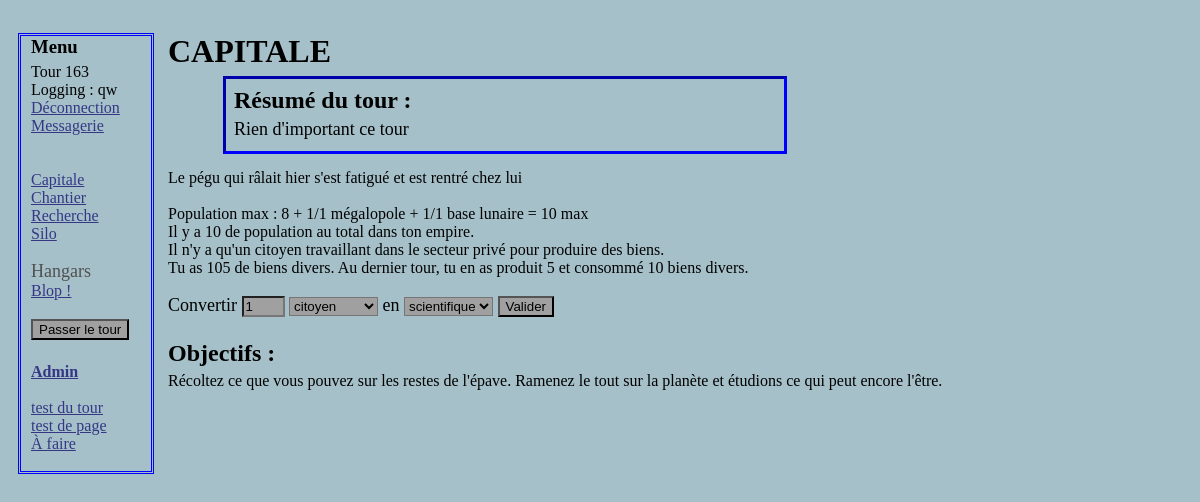
/capitale.php (signed in), run on the app's committed database.
### tables this page shows
CREATE TABLE IF NOT EXISTS `tour` (
  `id` int(11) NOT NULL AUTO_INCREMENT,
  `datetour` datetime NOT NULL DEFAULT CURRENT_TIMESTAMP,
  `resume` text,
  PRIMARY KEY (`id`)
);

CREATE TABLE IF NOT EXISTS `vaisseau` (
  `idvaisseau` int(11) NOT NULL AUTO_INCREMENT,
  `idjoueurbat` int(11) NOT NULL,
  `typevaisseau` int(11) NOT NULL,
  `univers` int(11) NOT NULL DEFAULT '0',
  `x` int(11) NOT NULL DEFAULT '0',
  `y` int(11) DEFAULT '0',
  `nomvaisseau` varchar(32) NOT NULL DEFAULT 'Vaisseau',
  `vitesse` int(11) NOT NULL DEFAULT '1',
  `capacitedesoute` int(11) NOT NULL DEFAULT '1',
  `capaciteminage` int(11) NOT NULL DEFAULT '1',
  `HPmaxvaisseau` int(11) NOT NULL DEFAULT '3',
  `HPvaisseau` int(11) NOT NULL DEFAULT '3',
  PRIMARY KEY (`idvaisseau`)
);

CREATE TABLE IF NOT EXISTS `choixevents` (
  `idchoix` int(11) NOT NULL AUTO_INCREMENT,
  `idjoueurevent` int(11) NOT NULL,
  `texteevent` text NOT NULL,
  `eventsuite1` int(11) DEFAULT NULL,
  `textechoix1` varchar(128) DEFAULT NULL,
  `eventsuite2` int(11) DEFAULT NULL,
  `textechoix2` varchar(128) DEFAULT NULL,
  `eventsuite3` int(11) DEFAULT NULL,
  `textechoix3` varchar(128) DEFAULT NULL,
  PRIMARY KEY (`idchoix`)
);

CREATE TABLE IF NOT EXISTS `limitesjoueurs` (
  `id` int(11) NOT NULL,
  `maxchantier` int(11) NOT NULL DEFAULT '0',
  `maxcentrederecherche` int(11) NOT NULL DEFAULT '1',
  `popmax` int(11) NOT NULL DEFAULT '5',
  `scientmax` int(11) NOT NULL DEFAULT '1',
  `ouvriermax` int(11) NOT NULL DEFAULT '1',
  `maxentrepot` int(11) NOT NULL DEFAULT '0',
  `maxbaselunaire` int(11) NOT NULL DEFAULT '0',
  `maxmegalopole` int(11) NOT NULL DEFAULT '1',
  PRIMARY KEY (`id`)
);

CREATE TABLE IF NOT EXISTS `utilisateurs` (
  `id` int(11) NOT NULL AUTO_INCREMENT,
  `pseudo` varchar(32) NOT NULL,
  `motdepasse` varchar(1024) NOT NULL,
  `dateinscription` date DEFAULT NULL,
  `biens` int(11) NOT NULL DEFAULT '200',
  `titane` int(11) NOT NULL DEFAULT '0',
  `idevent` int(11) NOT NULL DEFAULT '0',
  `ideventsuivant` int(11) NOT NULL DEFAULT '0',
  `lvl` int(11) NOT NULL DEFAULT '0',
  PRIMARY KEY (`id`)
);

CREATE TABLE IF NOT EXISTS `variationstour` (
  `idtable` int(11) NOT NULL AUTO_INCREMENT,
  `idjoueur` int(11) NOT NULL,
  `prodbiens` int(11) NOT NULL DEFAULT '0',
  `chantier` int(11) NOT NULL DEFAULT '0',
  `recherche` int(11) NOT NULL DEFAULT '5',
  `consobiens` int(11) NOT NULL DEFAULT '0',
  PRIMARY KEY (`idtable`)
);

### Capitale.php (the view, shortened to what this page needs)
<?php
include("include/BDDconnection.php");
?>
<!DOCTYPE html>
<html>
    <head>
           <link rel="stylesheet" href="style.css" />
	</head>
  <body>
    <?php include("include/menu.php"); ?>
  <div class="corps">
    <h1>CAPITALE</h1>
    <?php
    include("include/resume.php");
$reqinfoutilisateur = $bdg->prepare('SELECT * FROM utilisateurs WHERE id= ?');
$reqinfoutilisateur->execute(array($_SESSION['id']));
$repinfoutilisateur = $reqinfoutilisateur->fetch();
$recuperereventencours = $bdg->prepare('SELECT * FROM choixevents WHERE idjoueurevent= ?');
$recuperereventencours->execute(array($_SESSION['id']));
$eventencours = $recuperereventencours->fetch();
if (isset($eventencours['texteevent']))
  {
  echo $eventencours['texteevent'];
    ?>
    </form><?php
  }
$reqinfolimites = $bdg->prepare('SELECT * FROM limitesjoueurs WHERE id= ?');
$reqinfolimites->execute(array($_SESSION['id']));
$repinfolimites = $reqinfolimites->fetch();
$reqcomptermegalopole = $bdg->prepare('SELECT COUNT(*) AS nb FROM batiments WHERE idjoueurbat = ? AND typebat = 3');
$reqcomptermegalopole->execute(array($_SESSION['id']));
$repcomptermegalopole = $reqcomptermegalopole->fetch();
$reqcompterbaselunaire = $bdg->prepare('SELECT COUNT(*) AS nb FROM batiments WHERE idjoueurbat = ? AND typebat = 4');
$reqcompterbaselunaire->execute(array($_SESSION['id']));
$repcompterbaselunaire = $reqcompterbaselunaire->fetch();
$total = $repcompterbaselunaire['nb'] + $repcomptermegalopole['nb'] + 8 ;
echo '</br></br>Population max : 8 + ' . $repcomptermegalopole['nb'] . '/' . $repinfolimites['maxmegalopole'] . ' mégalopole ';
if ($repinfoutilisateur['lvl']>4)
  {
  echo '+ ' . $repcompterbaselunaire['nb'] . '/' . $repinfolimites['maxbaselunaire'] . ' base lunaire ';
  }
echo '= '. $total . ' max';
$compterpop = $bdg->prepare('SELECT COUNT(*) AS population FROM population WHERE joueurpop= ?');
$compterpop->execute(array($_SESSION['id']));
$population = $compterpop->fetch();
?>
</br>Il y a <?php echo $population[0]; ?> de population au total dans ton empire.</br>
<?php
$comptercit = $bdg->prepare('SELECT COUNT(*) AS citoyens FROM population WHERE joueurpop = ? AND typepop = 1');
$comptercit->execute(array($_SESSION['id']));
$citoyens = $comptercit->fetch();
?>
<?php
  if ($citoyens[0] == 1)
  {
    echo 'Il n\'y a qu\'un citoyen travaillant dans le secteur privé pour produire des biens.';
  }
?>
Tu as <?php echo $repinfoutilisateur['biens'];?> de biens divers.
<?php
$reqprod = $bdg->prepare('SELECT prodbiens , consobiens FROM variationstour WHERE idjoueur= ?');
$reqprod->execute(array($_SESSION['id']));
$prodbiens = $reqprod->fetch();
?>
Au dernier tour, tu en as produit <?php echo $prodbiens['prodbiens'];?> et consommé <?php echo $prodbiens['consobiens'];?> biens divers.
<form method="post" action="script/conversionpop.php">
   <p>
        <label for="combien">Convertir </label>
        <input type="number" name="combien" min="1" value="1">
        <select name="popdepart" id="popdepart"> -->
<?php
$reqtypepop = $bdd->query('SELECT idtypepop , nompop , technecessaire FROM typepop ORDER BY idtypepop ASC');
while ($reptypepop = $reqtypepop->fetch())
	{
	echo '<option value="'. $reptypepop['idtypepop'] . '">'. $reptypepop['nompop'] .'</option>';
	}
	?>
       </select><label for="poparrivee"> en </label><select name="poparrivee" id="poparrivee">
<?php
$reqtypepop = $bdd->query('SELECT idtypepop , nompop , technecessaire FROM typepop ORDER BY idtypepop DESC');
while ($reptypepop = $reqtypepop->fetch())
	{
	echo '<option value="'. $reptypepop['idtypepop'] . '">'. $reptypepop['nompop'] .'</option>';
	}
?>
       </select>
        <input type="submit" value="Valider" />
   </p>
</form>
  </form></br><?php
  echo '<h2>Objectifs :</h2>';
  switch ($repinfoutilisateur['lvl'])
  {
      case 10:
          echo "Récoltez ce que vous pouvez sur les restes de l'épave. Ramenez le tout sur la planète et étudions ce qui peut encore l'être.";
      break;
      }
  ?>
  </div>
  </body>
</html>

### include/Menu.php (shortened to what this page needs)
<nav class="menu">
    <div>
        <h3>Menu</h3>
           	<?php
            $reponse = $bda->query('SELECT id FROM tour ORDER BY id DESC LIMIT 1');
            $touractuel = $reponse->fetch();
            $reponse->closeCursor();?>
            Tour <?php echo $touractuel['id'] ; ?>
            <?php
            If (!isset($_SESSION['pseudo']))
			{
            echo '<a class ="lienmenu" href="Accueil.php">Accueil</a>' ;
           	}
			else
			{
           	$reqlvl = $bdg->prepare('SELECT lvl from utilisateurs WHERE id= ?');
            $reqlvl->execute(array($_SESSION['id']));
            $replvl = $reqlvl->fetch();
            echo 'Logging : ' . $_SESSION['pseudo'] . ' </br> ';
            ?>
            <a class ="lienmenu" href="script/deconnection.php">Déconnection</a> </br>
            <a class ="lienmenu" href="Messagerie.php">Messagerie</br>
            </a></br>
            <a class ="lienmenu"  href="Capitale.php">Capitale</a> </br>
            <a class ="lienmenu"  href="Chantier.php">Chantier</a> </br>
			<a class ="lienmenu" href="recherche.php">Recherche</a> </br>
			<?php
            if ($replvl['lvl'] > 5)
                {
                echo '<a class ="lienmenu" href="silo.php">Silo</a></br>';
                }
            $ecrirehangars = 1 ;
            $reqvaiss = $bdg->prepare('SELECT idvaisseau , nomvaisseau FROM vaisseau WHERE idjoueurbat = ? ORDER BY idvaisseau');
            $reqvaiss->execute(array($_SESSION['id']));
            while ($repvaiss = $reqvaiss->fetch())
                {
                if ($ecrirehangars == 1) {echo '</br><span class = "hangars">Hangars</span></br>' ; }
                    $ecrirehangars = 2 ;
                echo '<a class ="lienmenu" href="hangars.php?id=' . $repvaiss['idvaisseau'] . '">' . $repvaiss['nomvaisseau'] . '</a></br>';
                }
            }
    		?>
			<form action="tour/Gestionglobale.php">
			<p>
			    <input type="submit" value="Passer le tour" />
			</p>
			</form>
            <b><a class ="lienmenu" href="Administration.php">Admin</a></b></br> </br>
            <a class ="lienmenu" href="tour/test.php">test du tour</a> </br>
            <a class ="lienmenu" href="test.php?id=2">test de page</a> </br>
            <a class ="lienmenu" href="afaire.php">À faire</a> </br> </br>
    </div>
</nav>

### css/general.css (style rules this page uses)
body { background-color: rgb(165,192,201);; color: black; padding-top: 25px; padding-left:10px; }
.corps { margin-left:140px; display: flex; flex-wrap: nowrap; flex-direction: column; display: inline-block; vertical-align: top; padding-left:10px; }

### css/menu.css (style rules this page uses)
.menu { position:absolute; width: 120px; vertical-align: top; border: 3px blue double; padding-left:10px; }
.lienmenu { color: rgb(53,55,132); }
.hangars { color: rgb(80,80,80); font-family: Impact; font-size: large; }

### css/formulaire.css (style rules this page uses)
input[type="number"] { width:35px; }
input , select { background-color: rgb(160,160,160); margin-bottom: 5px; }
label { cursor: pointer; }
form { display: inline }

### css/block.css (style rules this page uses)
p { font-size: large; }
h1 { margin-top: 0px ; padding-top: 0px; margin-left: 0px ; }
h2 { margin-top: 0px ; padding-top: 0px; margin-left: 0px ; margin-bottom: 5px ; padding-bottom: 0px; }
h3 { margin-top: 0px ; padding-top: 0px; margin-left: 0px ; margin-bottom: 5px ; padding-bottom: 0px; }

### data on the page
tour: id "163"
vaisseau: nomvaisseau "Blop !"
choixevents: texteevent "Le pégu qui râlait hier s'est fatigué et est rentré chez lui"
limitesjoueurs: maxmegalopole "1", maxbaselunaire "1"
utilisateurs: biens "105"
variationstour: prodbiens "5", consobiens "10"

### other printed values
$_SESSION['pseudo'] "qw"
$repcomptermegalopole['nb'] "1"
$repcompterbaselunaire['nb'] "1"
$total "10"
$population[0] "10"
form field popdepart "citoyen"
form field poparrivee "scientifique"
